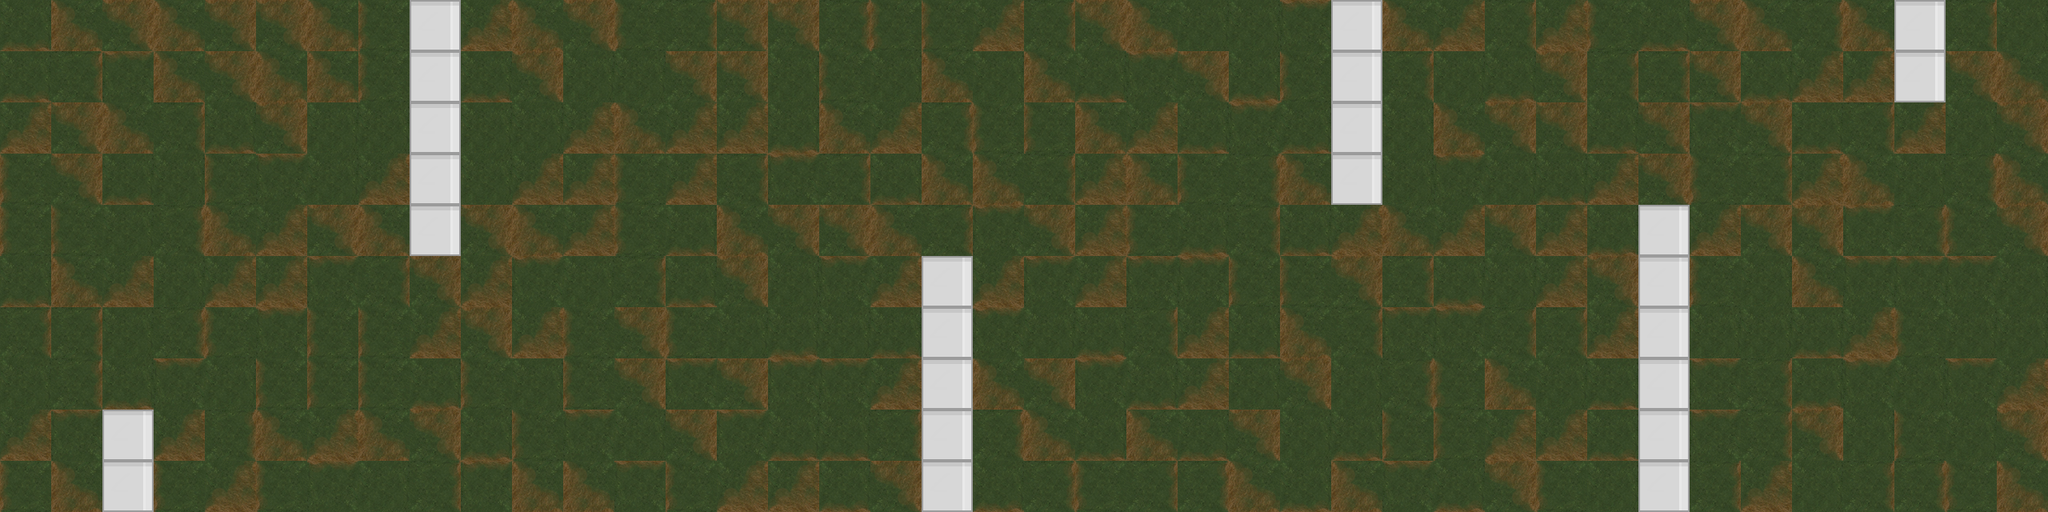

This game map was drawn from its Tiled (.tmx) file and the tilesets committed beside it. A one-line description and the full map source follow:
An orthogonal 40x10 tile map with 64x64 px tiles, 2 tile layers (groundLayer, destructableLayer) and 4 objects (playerspawn, enemyspawn, enemyspawn2, enemyspawn3).

<map version="1.4" tiledversion="1.4.3" orientation="orthogonal" renderorder="right-down" width="40" height="10" tilewidth="64" tileheight="64" infinite="0" nextlayerid="4" nextobjectid="11">
 <editorsettings>
  <export target="level1.json" format="json" />
 </editorsettings>
 <tileset firstgid="1" name="landscape-tileset" tilewidth="64" tileheight="64" tilecount="30" columns="6">
  <image source="landscape-tileset.png" width="384" height="320" />
  <tile id="24">
   <properties>
    <property name="collide" type="bool" value="true" />
   </properties>
  </tile>
  <tile id="25">
   <properties>
    <property name="collide" type="bool" value="true" />
   </properties>
  </tile>
  <tile id="26">
   <properties>
    <property name="collide" type="bool" value="true" />
   </properties>
  </tile>
  <tile id="27">
   <properties>
    <property name="collide" type="bool" value="false" />
   </properties>
  </tile>
 </tileset>
 <layer id="1" name="groundLayer" width="40" height="10">
  <data encoding="csv">
7,3,4,3,4,4,3,10,7,2,3,4,10,9,4,4,9,10,10,2,9,4,3,1,1,8,4,3,2,9,2,10,7,4,3,9,3,9,9,1,
7,9,8,3,4,3,3,10,4,7,4,1,1,4,4,1,10,1,3,1,3,7,8,4,7,10,4,9,1,7,4,9,9,4,7,2,2,7,4,3,
2,4,3,9,7,4,1,1,4,1,1,2,3,2,2,7,3,2,9,10,10,3,2,7,8,7,7,1,3,4,4,7,4,8,4,7,9,2,1,4,
10,4,7,1,10,8,1,2,9,1,2,2,10,2,9,8,9,7,3,3,9,2,3,10,9,3,4,1,8,1,7,2,4,10,9,2,3,1,9,3,
10,10,1,9,3,2,4,3,3,4,3,2,10,7,3,4,4,3,9,8,4,2,10,7,9,7,2,3,2,4,2,7,1,2,4,4,8,9,10,4,
7,3,2,1,2,2,8,9,4,2,8,1,9,7,4,1,8,2,4,2,8,2,8,8,10,10,4,9,7,1,2,4,3,10,1,3,8,8,8,1,
9,9,1,9,10,8,10,10,2,4,2,10,4,10,1,7,1,7,4,8,1,7,9,2,7,3,9,8,8,9,9,2,2,1,1,7,2,10,1,1,
1,9,7,8,1,10,10,10,7,10,1,10,4,8,4,8,8,2,2,3,4,8,7,2,1,4,1,9,10,3,1,7,9,8,9,7,8,1,8,2,
2,8,8,2,9,3,2,3,4,7,10,8,1,4,8,7,7,9,1,9,3,7,3,7,4,1,7,10,10,2,2,7,9,8,9,4,1,10,1,4,
10,3,8,10,2,10,8,1,9,8,3,3,8,10,2,2,7,4,10,7,9,10,9,9,3,7,3,8,7,4,10,1,10,9,2,1,9,9,10,3
</data>
 </layer>
 <layer id="2" name="destructableLayer" width="40" height="10">
  <data encoding="csv">
0,0,0,0,0,0,0,0,2684354585,0,0,0,0,0,0,0,0,0,0,0,0,0,0,0,0,0,2684354585,0,0,0,0,0,0,0,0,0,0,2684354585,0,0,
0,0,0,0,0,0,0,0,2684354585,0,0,0,0,0,0,0,0,0,0,0,0,0,0,0,0,0,2684354585,0,0,0,0,0,0,0,0,0,0,2684354585,0,0,
0,0,0,0,0,0,0,0,2684354585,0,0,0,0,0,0,0,0,0,0,0,0,0,0,0,0,0,2684354585,0,0,0,0,0,0,0,0,0,0,0,0,0,
0,0,0,0,0,0,0,0,2684354585,0,0,0,0,0,0,0,0,0,0,0,0,0,0,0,0,0,2684354585,0,0,0,0,0,0,0,0,0,0,0,0,0,
0,0,0,0,0,0,0,0,2684354585,0,0,0,0,0,0,0,0,0,0,0,0,0,0,0,0,0,0,0,0,0,0,0,2684354585,0,0,0,0,0,0,0,
0,0,0,0,0,0,0,0,0,0,0,0,0,0,0,0,0,0,2684354585,0,0,0,0,0,0,0,0,0,0,0,0,0,2684354585,0,0,0,0,0,0,0,
0,0,0,0,0,0,0,0,0,0,0,0,0,0,0,0,0,0,2684354585,0,0,0,0,0,0,0,0,0,0,0,0,0,2684354585,0,0,0,0,0,0,0,
0,0,0,0,0,0,0,0,0,0,0,0,0,0,0,0,0,0,2684354585,0,0,0,0,0,0,0,0,0,0,0,0,0,2684354585,0,0,0,0,0,0,0,
0,0,2684354585,0,0,0,0,0,0,0,0,0,0,0,0,0,0,0,2684354585,0,0,0,0,0,0,0,0,0,0,0,0,0,2684354585,0,0,0,0,0,0,0,
0,0,2684354585,0,0,0,0,0,0,0,0,0,0,0,0,0,0,0,2684354585,0,0,0,0,0,0,0,0,0,0,0,0,0,2684354585,0,0,0,0,0,0,0
</data>
 </layer>
 <objectgroup id="3" name="objectLayer">
  <object id="1" type="playerspawn" x="892" y="316">
   <point />
  </object>
  <object id="7" type="enemyspawn" x="192" y="284">
   <point />
  </object>
  <object id="8" type="enemyspawn2" x="1582" y="488">
   <point />
  </object>
  <object id="9" type="enemyspawn3" x="2322" y="382">
   <point />
  </object>
 </objectgroup>
</map>
